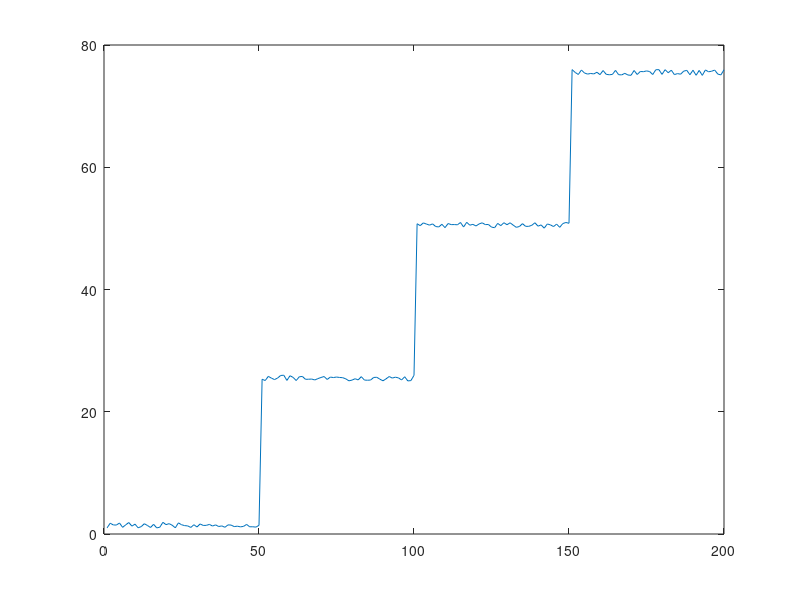

The MATLAB script that drew this image: (Note: this script raises an error after producing the figure.)
%% data generation
A = [ones(1,50) 25*ones(1,50) 50*ones(1,50) 75*ones(1,50)] + rand(1,200);

figure;
plot(A,'-')

%% detection of multiple LS 
%% Figure 5 all panels
out = LTStsLSmult(A',...
    'maxLS',5,'alphaLTS',0.01,...%'bdpLTS',bdpLTS,...
    'alphaLS',0.01,'thresLS',0.01,'plots',1,'msg',1);
